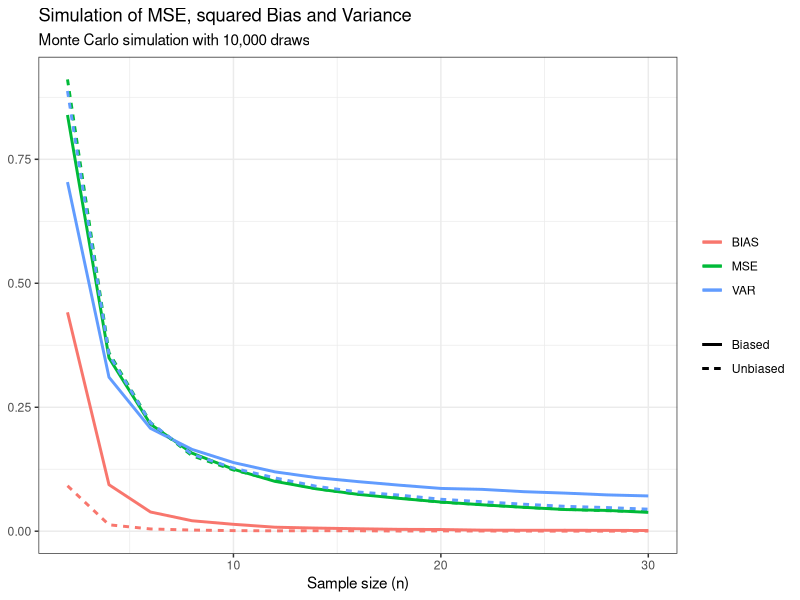

Write R code to recreate this figure.
# Install packages
install.packages("tidyr")
install.packages("ggplot2")
install.packages("tidyverse")
library(ggplot2)
library(tidyr)
library(tidyverse)

# Fix values
mu = 3 
var = 1.5
R = 10000
n = seq(2, 30, by=2)

# Define s_biased and vectorize it
s_biased = function(mu, var, n){
  X = rnorm(n, mu, var)
  s = sqrt(1/n*sum((X-mean(X))^2))
  return(s)
}
s_biased = Vectorize(s_biased)

# Define s_unbiased and vectorize it
s_unbiased = function(mu, var, n){
  X = rnorm(n, mu, var)
  s = sqrt(1/(n-1)*sum((X-mean(X))^2))
  return(s)
} 
s_unbiased = Vectorize(s_unbiased)

# Repeat R times 
biased_list = list()
for(r in 1:R){
  biased_list[[r]] = s_biased(mu, var, n)
  }
result_biased = do.call(rbind, biased_list)

unbiased_list = list()
for(r in 1:R){
  unbiased_list[[r]] = s_unbiased(mu, var, n)
}
result_unbiased = do.call(rbind, unbiased_list)

# Define MSE, BIAS, VAR
MSE_biased = (colSums((result_biased-var)^2))/R
BIAS_biased = (colMeans(result_biased)-var)^2
VAR_biased = colMeans((result_biased - colMeans(result_biased))^2)
MSE_unbiased = (colSums((result_unbiased-var)^2))/R
BIAS_unbiased = (colMeans(result_unbiased)-var)^2
VAR_unbiased = colMeans((result_unbiased - colMeans(result_unbiased))^2)

# Create graph
### Plotting
df = data.frame(cbind(n, MSE_biased, BIAS_biased, VAR_biased, 
                       MSE_unbiased, BIAS_unbiased, VAR_unbiased))

p = ggplot(df, aes(x=n)) +
  geom_line(aes(y=MSE_biased, color="MSE",linetype="Biased"), size=1) +
  geom_line(aes(y=BIAS_biased, color="BIAS", linetype="Biased"), size=1) +
  geom_line(aes(y=VAR_biased, color="VAR", linetype="Biased"), size=1) +
  geom_line(aes(y=MSE_unbiased, color="MSE", linetype="Unbiased"), size=1) +
  geom_line(aes(y=BIAS_unbiased, color="BIAS",linetype="Unbiased"), size=1) +
  geom_line(aes(y=VAR_unbiased, color="VAR",linetype="Unbiased"), size=1) +
  labs(title = 'Simulation of MSE, squared Bias and Variance',
       subtitle = "Monte Carlo simulation with 10,000 draws") +
  xlab("Sample size (n)") + 
  theme_bw() +
  theme(legend.title=element_blank(), axis.title.y=element_blank())

show(p)
